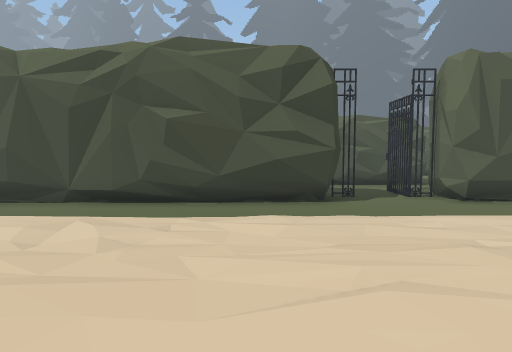
[1] (above)

24 first-person views from a walk through a scene from a Unity 3-D project. The camera is 1.4 m above the floor, tilts 4° down and sees 75° across. The floor is counted in squares, 1 m on a side. Each view is taken from the middle of a square. On the plan, view 1 faces up. The plan holds only what a view shows up to about 15 squares ahead; the rest is blank. The place goes on beyond the plan. Some animated figures are left out.

[2]
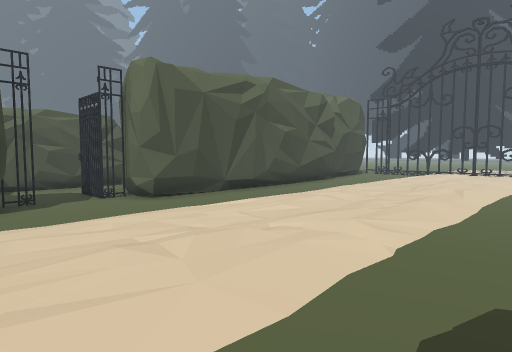

[3]
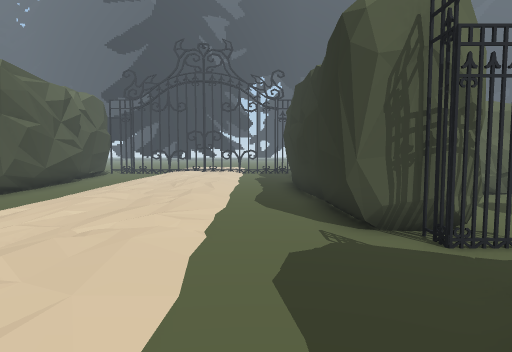

[4]
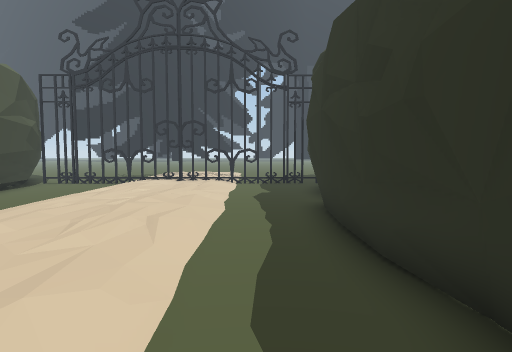

[5]
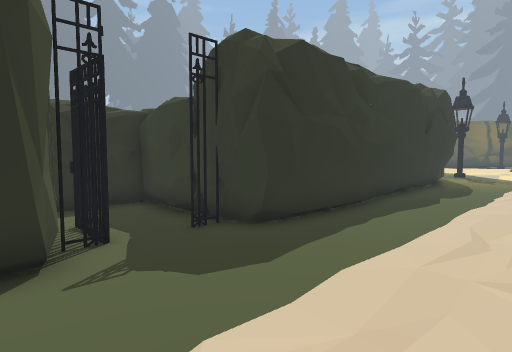

[6]
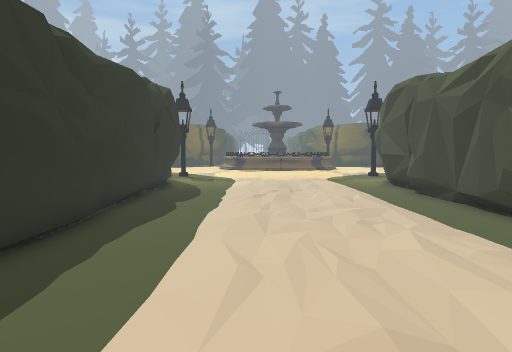

[7]
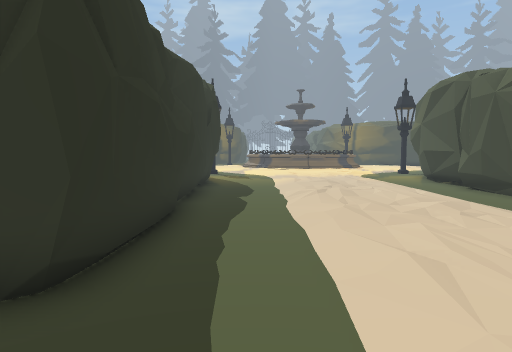

[8]
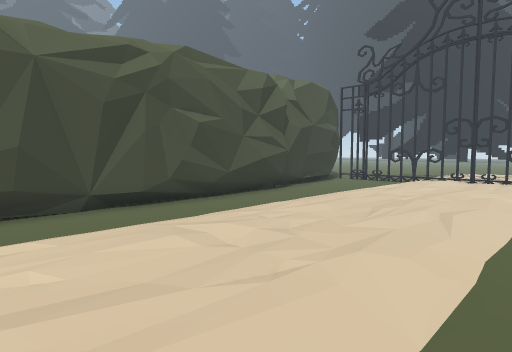

[9]
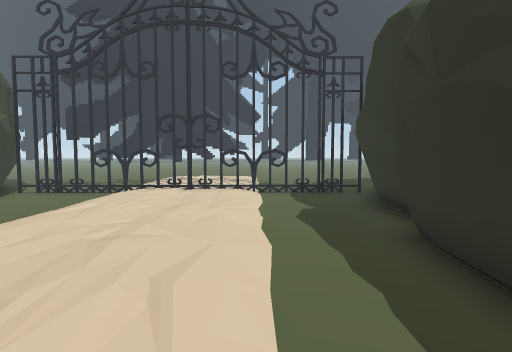

[10]
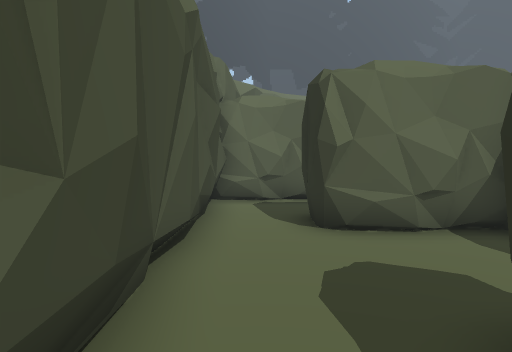

[11]
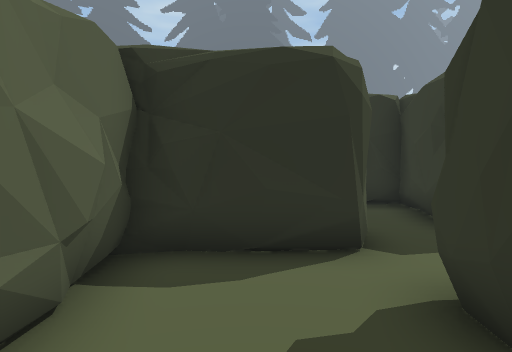

[12]
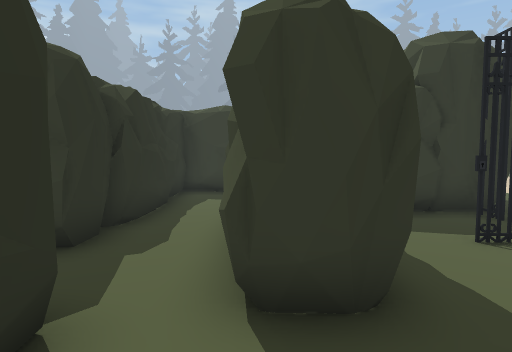

[13]
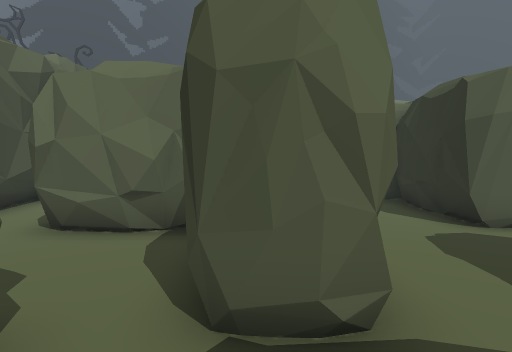

[14]
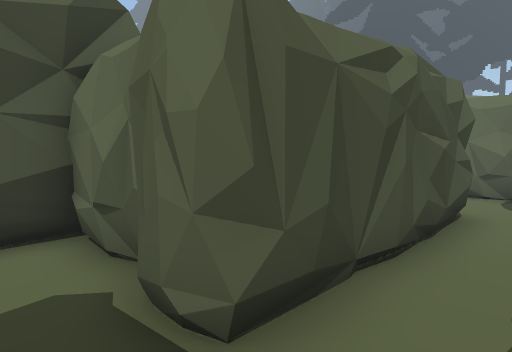

[15]
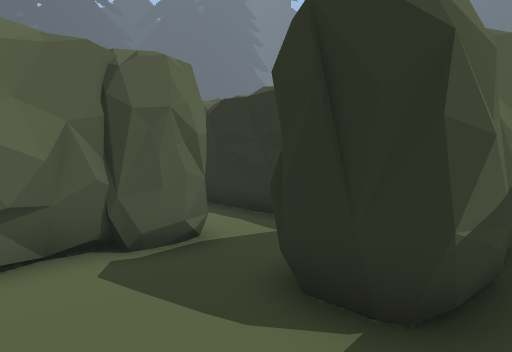

[16]
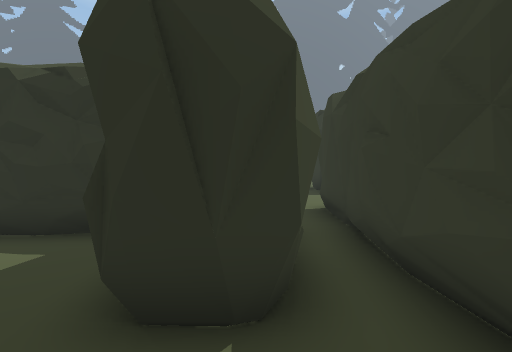

[17]
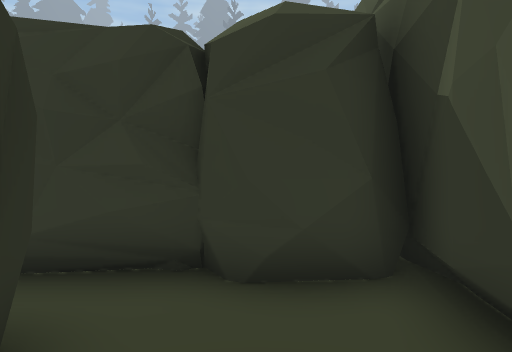

[18]
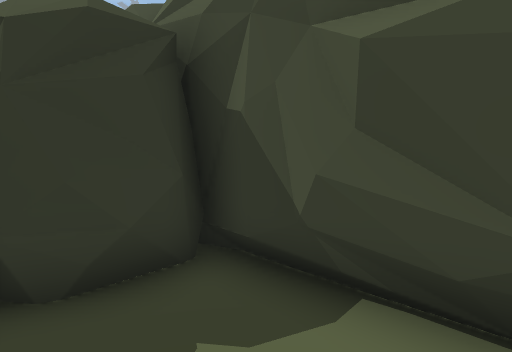

[19]
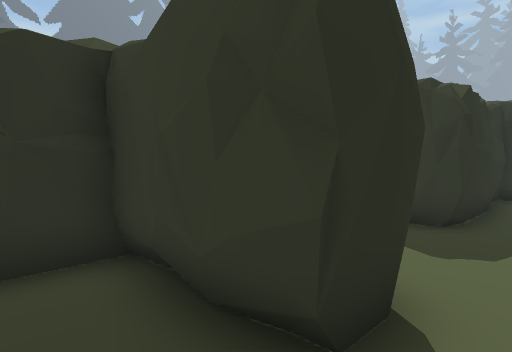

[20]
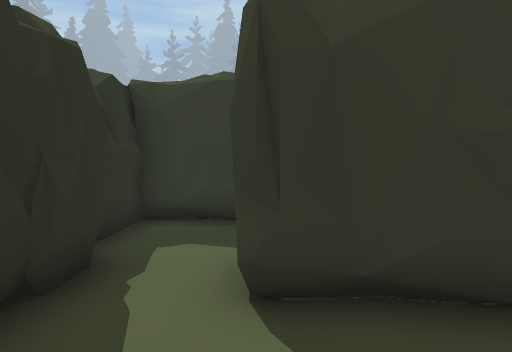

[21]
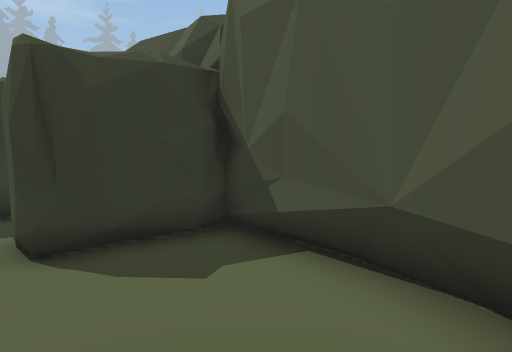

[22]
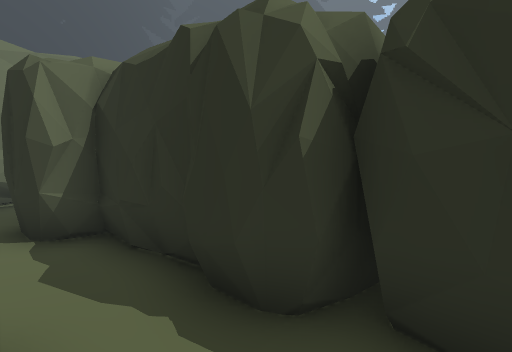

[23]
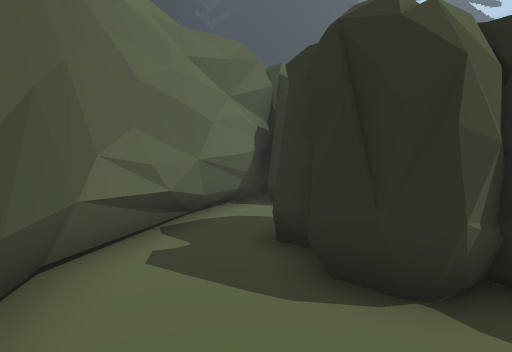

[24]
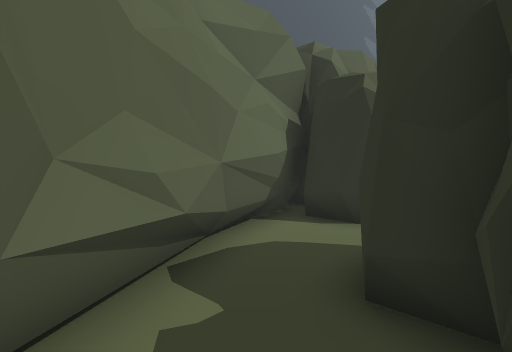

### Floor plan
Key: @ floor where view 1 was taken; # wall or solid block; x gap in a wall; . main floor; : floor 0.25 m higher than the main floor; / step, stairs or slope; O other object.
Columns run from 10 left of view 1 to 25 right of it. Each row starts with its distance up from view 1.
 15              OOO O
 14              OOOOO
 13              .....
 12              ..O.                #
 11              ..O#              ###.
 10             #...#  #     ########..
  9 #############...###########........
  8 ................................O..
  7 ................................#.
  6 ::::::::::::::::::::::::::::::::#::
  5 ::::::::::::::::::::::::::::::::x::
  4 ::::::::::::::::::::::::::::::::x::
  3 :::::::::::::::::::::::::::::::::::
  2 ..../.../.........../...........#..
  1 ..................................
  0 ..........@.......................
 -1 #############...#################.
 -2      ########..O#########  ###  #
 -3      #######O..O#########OO#### #
 -4      O.....OO............OO..####
 -5      OO....OO........OO..OO....###
 -6      O..O.OOOOOOOO...OO..OO......#
 -7      O.OO.OOOOOOOO...OO......OO..##
 -8      O.OO..........OOOOOOOOOOOOOO #
 -9      O.OO.OOOO...OOOOOOOOO   O  O.##
-10      O. OOOOOOOOOOO      O       .##
-11      O.       OOO.....           OO#
-12      O.        OO  .....           #
-13      ..        OO   .OOOO
-14      .
-15      .
-16      O
-17      O

Positions as (right, up) in squares from view 1, and headings:
1: (0, 0), facing up
2: (1, 0), facing up-right
3: (0, 1), facing right
4: (7, 1), facing right
5: (7, 4), facing down-left
6: (5, 3), facing left
7: (5, 1), facing left
8: (6, 1), facing up-right
9: (10, 2), facing right
10: (5, -4), facing right
11: (9, -4), facing down
12: (10, -7), facing left
13: (5, -9), facing right
14: (-1, -9), facing up-right
15: (-4, -4), facing down-right
16: (-3, -4), facing down
17: (-1, -5), facing left
18: (-1, -6), facing up-left
19: (14, -4), facing down-left
20: (19, -6), facing left
21: (21, -7), facing up-left
22: (13, -6), facing down-right
23: (18, -4), facing down-right
24: (20, -5), facing down-right
